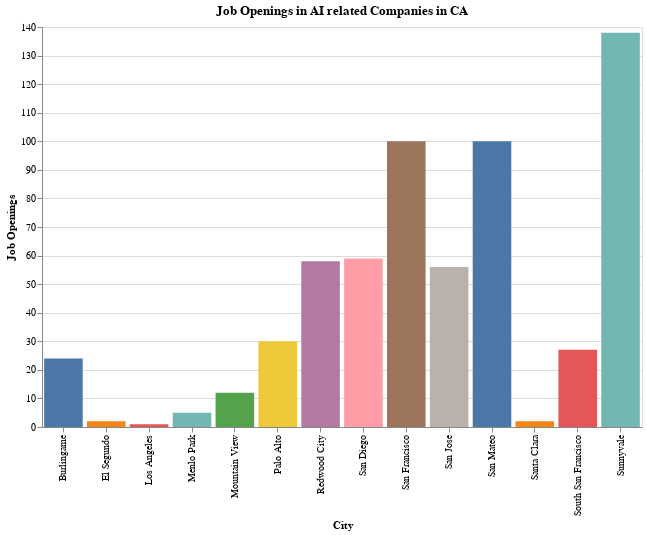

The notebook cell saved with this chart:
### Code cell
chart2 = plot_num_of_job_openings(filtered_df2, specific_location, space2)
chart2.display()

### Figure 1 — Vega-Lite specification as saved in the notebook (floating-point values rounded to 4 significant figures)
{"config": {"view": {"continuousWidth": 300, "continuousHeight": 300}}, "data": {"name": "data-6ec7ae6ca6095ba984ecd5c9fcdc1b8b"}, "mark": {"type": "bar"}, "encoding": {"color": {"field": "city", "legend": null, "type": "nominal"}, "tooltip": [{"field": "city", "type": "nominal"}, {"field": "job_openings", "type": "quantitative"}], "x": {"field": "city", "title": "City", "type": "nominal"}, "y": {"field": "job_openings", "title": "Job Openings", "type": "quantitative"}}, "height": 400, "title": "Job Openings in AI related Companies in CA", "width": 600, "$schema": "https://vega.github.io/schema/vega-lite/v5.14.1.json", "datasets": {"data-6ec7ae6ca6095ba984ecd5c9fcdc1b8b": [{"city": "Burlingame", "company_name": 1, "job_openings": 24.0}, {"city": "El Segundo", "company_name": 2, "job_openings": 2.0}, {"city": "Los Angeles", "company_name": 1, "job_openings": 1.0}, {"city": "Menlo Park", "company_name": 1, "job_openings": 5.0}, {"city": "Mountain View", "company_name": 2, "job_openings": 12.0}, {"city": "Palo Alto", "company_name": 5, "job_openings": 30.0}, {"city": "Redwood City", "company_name": 2, "job_openings": 58.0}, {"city": "San Diego", "company_name": 4, "job_openings": 59.0}, {"city": "San Francisco", "company_name": 13, "job_openings": 100.0}, {"city": "San Jose", "company_name": 2, "job_openings": 56.0}, {"city": "San Mateo", "company_name": 2, "job_openings": 100.0}, {"city": "Santa Clara", "company_name": 2, "job_openings": 2.0}, {"city": "South San Francisco", "company_name": 1, "job_openings": 27.0}, {"city": "Sunnyvale", "company_name": 2, "job_openings": 138.0}]}}
